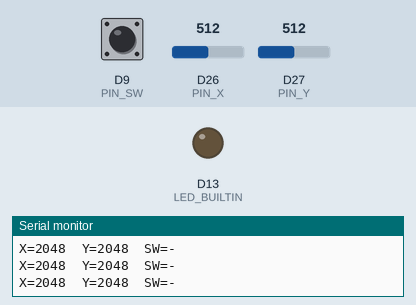
Simulated run of this sketch. Board: Arduino Due. On the bench: output pins drawn as LEDs (lit = HIGH), the last lines printed to the serial monitor. The test bench sets the inputs (shaded band); at power-on: D9 (PIN_SW) HIGH, D26 (PIN_X) = 512, D27 (PIN_Y) = 512 (analog values on the 0–1023 scale).

Above: at 2.7 s.
2.8 s: D9 (PIN_SW) pulled LOW for 0.15 s
At 3.7 s:
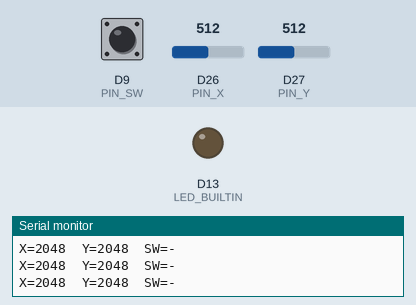
4.4 s: D9 (PIN_SW) pulled LOW for 3.2 s
At 5.5 s:
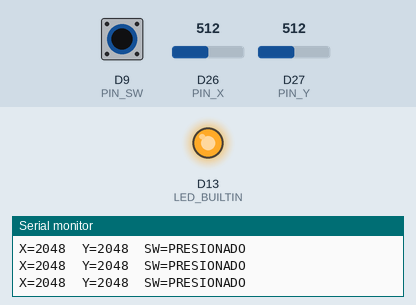
Timing chart, 0 to 9.1 s (numbered marks = the images above; inputs shaded):
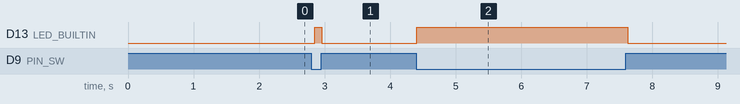

Measured:
- after the input at 2.8 s, D13 (LED_BUILTIN): LOW → HIGH after 0.05 s, → LOW 0.10 s later
- after the input at 4.4 s, D13 (LED_BUILTIN): LOW → HIGH at once, → LOW 3.2 s later

The sketch:

prueba_2_joystick.ino
```cpp
// G7 - Control proyecto 2 - PRUEBA 2: JOYSTICK KY-023
// Placa: Waveshare RP2350 Plus. KY-023 por cable XH a J3 (GND, 3V3, VRx, VRy, SW).
// VRx -> GP26 (ADC0), VRy -> GP27 (ADC1), SW -> GP9 (a GND, pull-up interno).
// Monitor Serie a 115200: imprime X, Y (0-4095) y el boton 10 veces por segundo.
// En reposo X e Y deberian estar cerca de 2048; en los extremos cerca de 0 y 4095.

const uint8_t PIN_X = 26, PIN_Y = 27, PIN_SW = 9;

void setup() {
  Serial.begin(115200);
  analogReadResolution(12);
  pinMode(PIN_SW, INPUT_PULLUP);
  pinMode(LED_BUILTIN, OUTPUT);
  delay(1500);
  Serial.println("Prueba de joystick lista. Mueve la palanca y presionala.");
}

void loop() {
  long sx = 0, sy = 0;
  for (int i = 0; i < 16; i++) { sx += analogRead(PIN_X); sy += analogRead(PIN_Y); }
  int x = sx / 16, y = sy / 16;
  bool sw = (digitalRead(PIN_SW) == LOW);
  digitalWrite(LED_BUILTIN, sw);
  Serial.print("X="); Serial.print(x);
  Serial.print("  Y="); Serial.print(y);
  Serial.print("  SW="); Serial.println(sw ? "PRESIONADO" : "-");
  delay(100);
}
```
